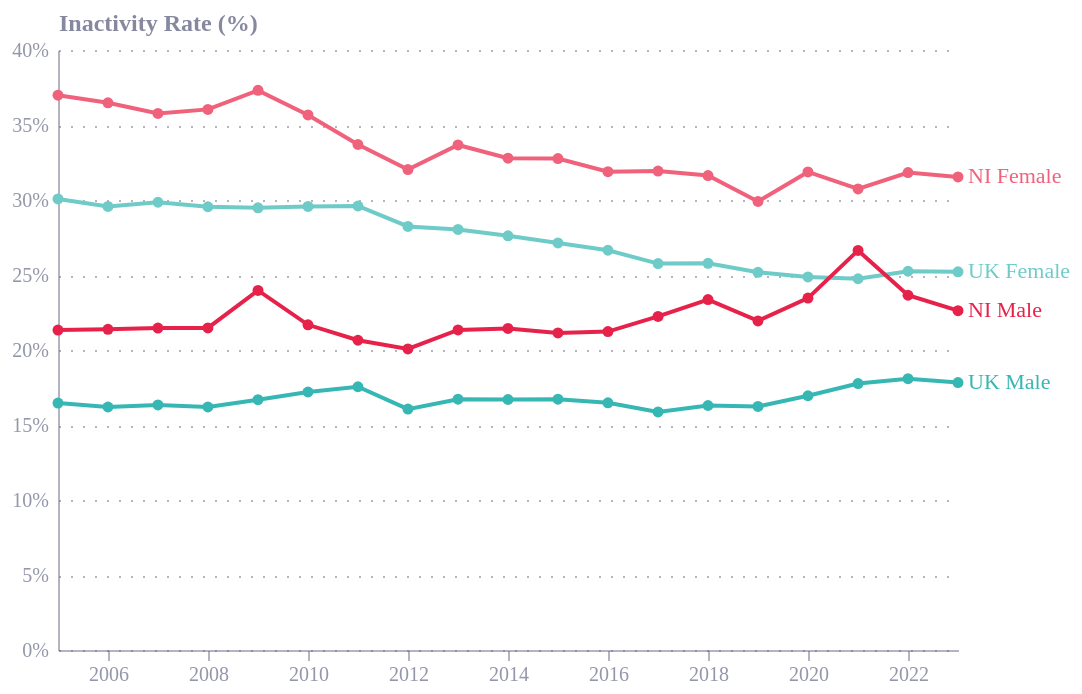

Write a Vega-Lite specification for this figure.
### Vega-Lite specification from a JSON file in a GitHub repository (floating-point values rounded to 4 significant figures)
{"config": {"font": "Circular Std", "mark": {"line": {"interpolate": "monotone"}}, "view": {"stroke": "transparent", "width": 400, "height": 300}, "range": {"category": ["#36B7B4", "#E6224B", "#F4C245", "#0063AF", "#00A767", "#179FDB", "#EB5C2E"], "diverging": ["#E6224B", "#E54753", "#C9C9C9", "#179FDB", "#122B39"], "heatmap": ["#C9C9C9", "#179FDB", "#0063AF", "#122B39"], "ordinal": ["#00A767", "#36B7B4", "#179FDB", "#0063AF", "#243B5A"]}, "axisX": {"domainColor": "#676A86", "domainOpacity": 0.5, "grid": false, "labelAngle": 0, "labelColor": "#676A86", "labelOpacity": 0.7, "orient": "bottom", "tickColor": "#676A86", "tickCount": 10, "tickOpacity": 0.5, "title": false, "titleAlign": "center", "titleAnchor": "middle", "titleColor": "#676A86", "titleFontSize": 12, "titleOpacity": 0.8, "titleY": -15}, "axisY": {"domainColor": "#676A86", "domainOpacity": 0.5, "gridColor": "#676A86", "gridDash": [1, 5], "gridOpacity": 0.5, "labelColor": "#676A86", "labelOpacity": 0.7, "labelPadding": 5, "tickColor": "#676A86", "tickCount": 8, "tickOpacity": 0.5, "ticks": false, "titleAlign": "left", "titleAngle": 0, "titleBaseline": "bottom", "titleColor": "#676A86", "titleFontSize": 12, "titleOpacity": 0.8, "titleX": 0, "titleY": -7}}, "layer": [{"mark": {"type": "line", "point": true}, "encoding": {"color": {"field": "series", "legend": null, "scale": {"range": ["#f0627b", "#e6224b", "#6ecbc8", "#36b7b4"]}, "title": "Country", "type": "nominal"}, "x": {"field": "date", "title": "", "type": "temporal"}, "y": {"axis": {"format": "%"}, "field": "value", "title": "Inactivity Rate (%)", "type": "quantitative"}}}, {"mark": {"type": "text", "align": "left", "dx": 5}, "encoding": {"color": {"field": "series", "legend": null, "scale": {"range": ["#f0627b", "#e6224b", "#6ecbc8", "#36b7b4"]}, "title": "Country", "type": "nominal"}, "text": {"field": "label", "type": "nominal"}, "x": {"field": "date", "title": "", "type": "temporal"}, "y": {"axis": {"format": "%"}, "field": "value", "title": "Inactivity Rate (%)", "type": "quantitative"}}}], "data": {"name": "data-ff613fa2c09e13b7c40cc99b6f95180d"}, "height": 300, "width": 450, "$schema": "https://vega.github.io/schema/vega-lite/v5.8.0.json", "datasets": {"data-ff613fa2c09e13b7c40cc99b6f95180d": [{"date": "2005-01-01T00:00:00", "series": "UK Male", "value": 0.1646, "label": ""}, {"date": "2006-01-01T00:00:00", "series": "UK Male", "value": 0.162, "label": ""}, {"date": "2007-01-01T00:00:00", "series": "UK Male", "value": 0.1634, "label": ""}, {"date": "2008-01-01T00:00:00", "series": "UK Male", "value": 0.162, "label": ""}, {"date": "2009-01-01T00:00:00", "series": "UK Male", "value": 0.1669, "label": ""}, {"date": "2010-01-01T00:00:00", "series": "UK Male", "value": 0.172, "label": ""}, {"date": "2011-01-01T00:00:00", "series": "UK Male", "value": 0.1755, "label": ""}, {"date": "2012-01-01T00:00:00", "series": "UK Male", "value": 0.1606, "label": ""}, {"date": "2013-01-01T00:00:00", "series": "UK Male", "value": 0.1672, "label": ""}, {"date": "2014-01-01T00:00:00", "series": "UK Male", "value": 0.167, "label": ""}, {"date": "2015-01-01T00:00:00", "series": "UK Male", "value": 0.1672, "label": ""}, {"date": "2016-01-01T00:00:00", "series": "UK Male", "value": 0.1648, "label": ""}, {"date": "2017-01-01T00:00:00", "series": "UK Male", "value": 0.1587, "label": ""}, {"date": "2018-01-01T00:00:00", "series": "UK Male", "value": 0.163, "label": ""}, {"date": "2019-01-01T00:00:00", "series": "UK Male", "value": 0.1624, "label": ""}, {"date": "2020-01-01T00:00:00", "series": "UK Male", "value": 0.1695, "label": ""}, {"date": "2021-01-01T00:00:00", "series": "UK Male", "value": 0.1776, "label": ""}, {"date": "2022-01-01T00:00:00", "series": "UK Male", "value": 0.1809, "label": ""}, {"date": "2023-01-01T00:00:00", "series": "UK Male", "value": 0.1783, "label": "UK Male"}, {"date": "2005-01-01T00:00:00", "series": "UK Female", "value": 0.3007, "label": ""}, {"date": "2006-01-01T00:00:00", "series": "UK Female", "value": 0.2957, "label": ""}, {"date": "2007-01-01T00:00:00", "series": "UK Female", "value": 0.2985, "label": ""}, {"date": "2008-01-01T00:00:00", "series": "UK Female", "value": 0.2955, "label": ""}, {"date": "2009-01-01T00:00:00", "series": "UK Female", "value": 0.2948, "label": ""}, {"date": "2010-01-01T00:00:00", "series": "UK Female", "value": 0.2957, "label": ""}, {"date": "2011-01-01T00:00:00", "series": "UK Female", "value": 0.296, "label": ""}, {"date": "2012-01-01T00:00:00", "series": "UK Female", "value": 0.2824, "label": ""}, {"date": "2013-01-01T00:00:00", "series": "UK Female", "value": 0.2804, "label": ""}, {"date": "2014-01-01T00:00:00", "series": "UK Female", "value": 0.2761, "label": ""}, {"date": "2015-01-01T00:00:00", "series": "UK Female", "value": 0.2714, "label": ""}, {"date": "2016-01-01T00:00:00", "series": "UK Female", "value": 0.2665, "label": ""}, {"date": "2017-01-01T00:00:00", "series": "UK Female", "value": 0.2576, "label": ""}, {"date": "2018-01-01T00:00:00", "series": "UK Female", "value": 0.2578, "label": ""}, {"date": "2019-01-01T00:00:00", "series": "UK Female", "value": 0.2518, "label": ""}, {"date": "2020-01-01T00:00:00", "series": "UK Female", "value": 0.2487, "label": ""}, {"date": "2021-01-01T00:00:00", "series": "UK Female", "value": 0.2475, "label": ""}, {"date": "2022-01-01T00:00:00", "series": "UK Female", "value": 0.2525, "label": ""}, {"date": "2023-01-01T00:00:00", "series": "UK Female", "value": 0.2521, "label": "UK Female"}, {"date": "2005-01-01T00:00:00", "series": "NI Male", "value": 0.2133, "label": ""}, {"date": "2006-01-01T00:00:00", "series": "NI Male", "value": 0.2138, "label": ""}, {"date": "2007-01-01T00:00:00", "series": "NI Male", "value": 0.2146, "label": ""}, {"date": "2008-01-01T00:00:00", "series": "NI Male", "value": 0.2147, "label": ""}, {"date": "2009-01-01T00:00:00", "series": "NI Male", "value": 0.2397, "label": ""}, {"date": "2010-01-01T00:00:00", "series": "NI Male", "value": 0.2168, "label": ""}, {"date": "2011-01-01T00:00:00", "series": "NI Male", "value": 0.2065, "label": ""}, {"date": "2012-01-01T00:00:00", "series": "NI Male", "value": 0.2007, "label": ""}, {"date": "2013-01-01T00:00:00", "series": "NI Male", "value": 0.2134, "label": ""}, {"date": "2014-01-01T00:00:00", "series": "NI Male", "value": 0.2144, "label": ""}, {"date": "2015-01-01T00:00:00", "series": "NI Male", "value": 0.2114, "label": ""}, {"date": "2016-01-01T00:00:00", "series": "NI Male", "value": 0.2123, "label": ""}, {"date": "2017-01-01T00:00:00", "series": "NI Male", "value": 0.2224, "label": ""}, {"date": "2018-01-01T00:00:00", "series": "NI Male", "value": 0.2336, "label": ""}, {"date": "2019-01-01T00:00:00", "series": "NI Male", "value": 0.2194, "label": ""}, {"date": "2020-01-01T00:00:00", "series": "NI Male", "value": 0.2346, "label": ""}, {"date": "2021-01-01T00:00:00", "series": "NI Male", "value": 0.2664, "label": ""}, {"date": "2022-01-01T00:00:00", "series": "NI Male", "value": 0.2365, "label": ""}, {"date": "2023-01-01T00:00:00", "series": "NI Male", "value": 0.2262, "label": "NI Male"}, {"date": "2005-01-01T00:00:00", "series": "NI Female", "value": 0.3699, "label": ""}, {"date": "2006-01-01T00:00:00", "series": "NI Female", "value": 0.3648, "label": ""}, {"date": "2007-01-01T00:00:00", "series": "NI Female", "value": 0.3577, "label": ""}, {"date": "2008-01-01T00:00:00", "series": "NI Female", "value": 0.3604, "label": ""}, {"date": "2009-01-01T00:00:00", "series": "NI Female", "value": 0.3731, "label": ""}, {"date": "2010-01-01T00:00:00", "series": "NI Female", "value": 0.3567, "label": ""}, {"date": "2011-01-01T00:00:00", "series": "NI Female", "value": 0.337, "label": ""}, {"date": "2012-01-01T00:00:00", "series": "NI Female", "value": 0.3203, "label": ""}, {"date": "2013-01-01T00:00:00", "series": "NI Female", "value": 0.3367, "label": ""}, {"date": "2014-01-01T00:00:00", "series": "NI Female", "value": 0.3279, "label": ""}, {"date": "2015-01-01T00:00:00", "series": "NI Female", "value": 0.3276, "label": ""}, {"date": "2016-01-01T00:00:00", "series": "NI Female", "value": 0.3189, "label": ""}, {"date": "2017-01-01T00:00:00", "series": "NI Female", "value": 0.3193, "label": ""}, {"date": "2018-01-01T00:00:00", "series": "NI Female", "value": 0.3163, "label": ""}, {"date": "2019-01-01T00:00:00", "series": "NI Female", "value": 0.299, "label": ""}, {"date": "2020-01-01T00:00:00", "series": "NI Female", "value": 0.3187, "label": ""}, {"date": "2021-01-01T00:00:00", "series": "NI Female", "value": 0.3074, "label": ""}, {"date": "2022-01-01T00:00:00", "series": "NI Female", "value": 0.3183, "label": ""}, {"date": "2023-01-01T00:00:00", "series": "NI Female", "value": 0.3154, "label": "NI Female"}]}}
